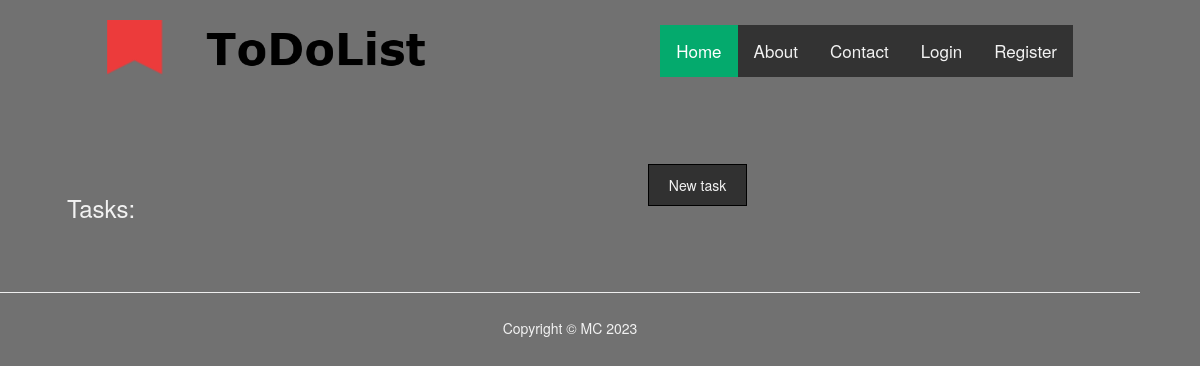
/tasks, run on an earlier commit of the app's database.
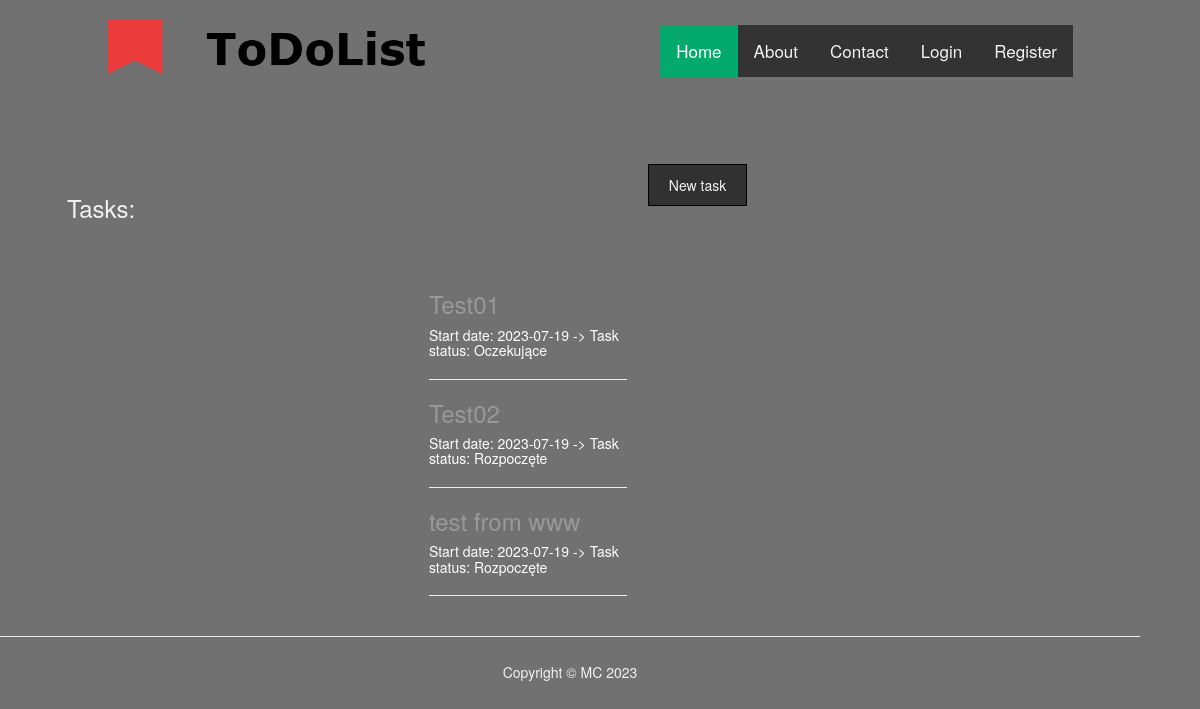
And on a later commit of the database.
### main.py (models this page shows)
class ToDoList(db.Model):
    __tablename__ = 'todolist'
    id = db.Column(db.Integer, primary_key=True)
    id_status = db.Column(db.Integer)
    name = db.Column(db.String(100))
    description = db.Column(db.Text, nullable=False)
    start_date = db.Column(db.String(12))
    end_date = db.Column(db.String(12))

class Status(db.Model):
    __tablename__ = 'status'
    id = db.Column(db.Integer, primary_key=True)
    name = db.Column(db.String(100), unique=True)
    description = db.Column(db.String(1000))

### main.py (the view)
@app.route('/tasks')
def tasks():
    all_tasks = ToDoList.query.all()
    all_status = Status.query.all()
    return render_template('tasks.html',
                           all_tasks=all_tasks,
                           all_status=all_status,
                           current_user=current_user)

### templates/tasks.html
{% extends 'bootstrap/base.html' %}
{% import "bootstrap/wtf.html" as wtf %}
{% block content %}
{% include "header.html" %}
<div class="container">
  <div class="col left">
    <h3>Tasks:</h3>
  </div>
    <div class="col right">
        <a href="{{ url_for('new_task') }}" class="a_btn">New task</a>
    </div>
</div>
<div class="container">
    <div class="row">
        <div class="col-lg-8 col-md-10 mx-auto">
        {% for task in all_tasks %}
        <div class="task-preview">
          <a href="{{ url_for('show_task', task_id=task.id) }}">
            <h3 class="task-title">
              {{task.name}}
            </h3>
            <h5 class="task-subtitle">
              Start date: {{task.start_date}} -> Task status: {{ all_status[task.id_status].name }}
            </h5>
          </a>
        </div>
        <hr>
        {% endfor %}
      </div>
    </div>
  </div>
  <hr>
{% include "footer.html" %}
{% endblock %}

### templates/header.html (shortened to what this page needs)
<!DOCTYPE html>
<html lang="en">
<head>
    <link rel="stylesheet" href="static/styles/style.css">
</head>
<body>
<div class="top_row">
    <div class="col left">
        <div class="logo">
            <a href="{{ url_for('home') }}">
                <img src="../static/img/logo.png">
            </a>
        </div>
    </div>
    <div class="col right" >
        <div class="topnav">
            <a class="active" href="{{ url_for('home') }}">Home</a>
            <a href="{{ url_for('about') }}">About</a>
            <a href="{{ url_for('contact') }}">Contact</a>
            {% if not current_user.is_authenticated: %}
            <a href="{{ url_for('login') }}">Login</a>
            <a href="{{ url_for('register') }}">Register</a>
            {% else: %}
            <a href="{{ url_for('tasks') }}">Tasks</a>
            <a href="{{ url_for('logout') }}">Logout</a>
            {% endif %}
        </div>
    </div>
</div>
<br><br>

### templates/footer.html (shortened to what this page needs)
    <div>
        <footer>
            <p>Copyright &copy; MC 2023</p>
        </footer>
    </div>
</body>
</html>

### static/styles/style.css (style rules this page uses)
body { background-color: #717171; margin: 0; color: #f2f2f2; width: 95%; }
.topnav { background-color: #333; overflow: hidden; justify-self: right; margin-top: 15px; }
.topnav a { float: left; color: #f2f2f2; text-align: center; padding: 14px 16px; text-decoration: none; font-size: 17px; }
.topnav a.active { background-color: #04AA6D; color: white; }
.top_row { margin-left: auto; margin-right: auto; width: 90%; }
.top_row:after { content: ""; display: table; clear: both; }
.col { float: left; padding: 10px; }
.left { width: 45%; }
.right { float: right; width: 45%; }
.col img { border-radius: 25px; margin-right: auto; margin-left: auto; }
.logo { padding: 10px; width: 300px; }
.logo img { height: 55px; padding-left: 30px; }
a { text-decoration: none; }
.container { margin-top: 30px; justify-items: center; margin-left: auto; margin-right: auto; padding-left: 5%; padding-right: 5%; }
footer { margin-top: 25px; width: 100%; text-align: center; }
.task-title { color: #999999; text-decoration: None; }
.task-subtitle { color: white; text-decoration: None; }
.a_btn { color: #f2f2f2; border: 1px black solid; padding: 10px 20px 10px 20px; background-color: #313131; }

What changed in the data, as far as the page shows it:
added ToDoList: name "Test01", start_date "2023-07-19"
now on this page (row unchanged): Status: name "Oczekujące"
added ToDoList: name "Test02", start_date "2023-07-19"
now on this page (row unchanged): Status: name "Rozpoczęte"
added ToDoList: name "test from www", start_date "2023-07-19"
